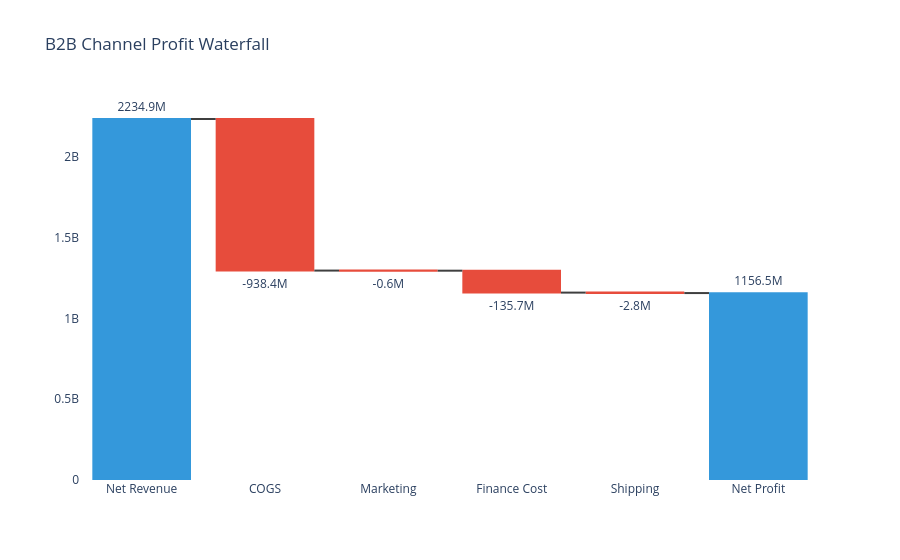

The code cell stored with this chart in its notebook:
### Code cell
#B2B Channel Profit Leakage Analysis
import plotly.graph_objects as go

b2b_summary = final_kpi[final_kpi['channel'] == 'B2B'].sum()

x_labels = ["Net Revenue", "COGS", "Marketing", "Finance Cost", "Shipping", "Net Profit"]
y_values = [
    b2b_summary['net_revenue_tl'], 
    -b2b_summary['total_cogs_tl'], 
    -b2b_summary['marketing_spend_tl'],
    -b2b_summary['finance_cost_tl'], 
    -b2b_summary['shipping_cost_tl'],
    b2b_summary['Contribution_Margin'] 
]

fig = go.Figure(go.Waterfall(
    orientation = "v",
    measure = ["absolute", "relative", "relative", "relative", "relative", "absolute"], 
    x = x_labels,
    textposition = "outside",
    text = [f"{v/1e6:.1f}M" for v in y_values],
    y = y_values,
    connector = {"line":{"color":"rgb(63, 63, 63)"}},
    decreasing = {"marker":{"color":"#e74c3c"}}, 
    increasing = {"marker":{"color":"#2ecc71"}}, 
    totals = {"marker":{"color":"#3498db"}}     
))

fig.update_layout(
    title = "B2B Channel Profit Waterfall",
    showlegend = False,
    plot_bgcolor = 'white'
)

fig.show()

### Figure 1 — Plotly figure (JSON) as saved in the notebook; plotly's stock layout.template omitted (floating-point values rounded to 4 significant figures)
{"data": [{"connector": {"line": {"color": "rgb(63, 63, 63)"}}, "decreasing": {"marker": {"color": "#e74c3c"}}, "increasing": {"marker": {"color": "#2ecc71"}}, "measure": ["absolute", "relative", "relative", "relative", "relative", "absolute"], "orientation": "v", "text": ["2234.9M", "-938.4M", "-0.6M", "-135.7M", "-2.8M", "1156.5M"], "textposition": "outside", "totals": {"marker": {"color": "#3498db"}}, "type": "waterfall", "x": ["Net Revenue", "COGS", "Marketing", "Finance Cost", "Shipping", "Net Profit"], "y": [2235000000.0, -938400000.0, -636100.0, -135700000.0, -2841000.0, 1157000000.0]}], "layout": {"plot_bgcolor": "white", "showlegend": false, "title": {"text": "B2B Channel Profit Waterfall"}}}
